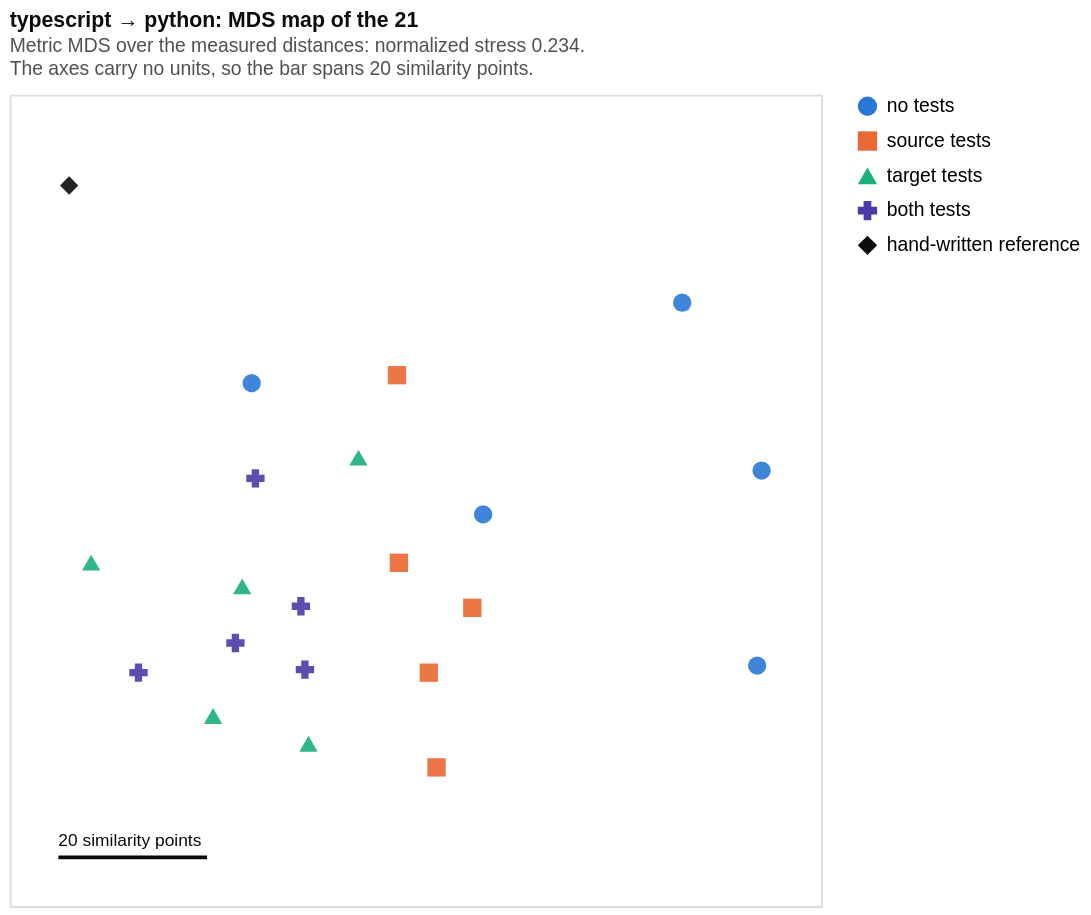

Vega-Lite specification stored for this chart:
### Vega-Lite specification from a JSON file in a GitHub repository (floating-point values rounded to 4 significant figures)
{"config": {"view": {"continuousWidth": 300, "continuousHeight": 300}}, "layer": [{"data": {"name": "data-54b2e924e301eb2ba0b6fc00ba0e77b5"}, "mark": {"type": "rule", "color": "#0b0b0b", "strokeWidth": 2}, "encoding": {"x": {"axis": {"domain": false, "grid": false, "labels": false, "ticks": false, "title": null}, "field": "x", "scale": {"domain": [-47.29, 61.84], "nice": false}, "type": "quantitative"}, "x2": {"field": "x2"}, "y": {"axis": {"domain": false, "grid": false, "labels": false, "ticks": false, "title": null}, "field": "y", "scale": {"domain": [-47.29, 61.84], "nice": false}, "type": "quantitative"}}}, {"data": {"name": "data-99daa0f63d7d96a6e9c29fa7b00572aa"}, "mark": {"type": "text", "align": "left", "baseline": "bottom", "color": "#0b0b0b", "dy": -4, "fontSize": 9}, "encoding": {"text": {"field": "text", "type": "nominal"}, "x": {"axis": {"domain": false, "grid": false, "labels": false, "ticks": false, "title": null}, "field": "x", "scale": {"domain": [-47.29, 61.84], "nice": false}, "type": "quantitative"}, "y": {"axis": {"domain": false, "grid": false, "labels": false, "ticks": false, "title": null}, "field": "y", "scale": {"domain": [-47.29, 61.84], "nice": false}, "type": "quantitative"}}}, {"data": {"name": "data-31ec1bbd4f9eadb3e652640e36d57a28"}, "mark": {"type": "point", "filled": true, "opacity": 0.9, "size": 90}, "encoding": {"color": {"field": "condition", "legend": {"symbolOpacity": 1, "title": null}, "scale": {"domain": ["no tests", "source tests", "target tests", "both tests", "hand-written reference"], "range": ["#2a78d6", "#eb6834", "#1baf7a", "#4a3aa7", "#0b0b0b"]}, "sort": ["no tests", "source tests", "target tests", "both tests", "hand-written reference"], "type": "nominal"}, "shape": {"field": "condition", "legend": {"symbolOpacity": 1, "title": null}, "scale": {"domain": ["no tests", "source tests", "target tests", "both tests", "hand-written reference"], "range": ["circle", "square", "triangle-up", "cross", "diamond"]}, "sort": ["no tests", "source tests", "target tests", "both tests", "hand-written reference"], "type": "nominal"}, "tooltip": [{"field": "port", "title": "port", "type": "nominal"}, {"field": "condition", "title": "condition", "type": "nominal"}, {"field": "reference_pct", "format": ".2f", "title": "vs reference %", "type": "quantitative"}], "x": {"axis": {"domain": false, "grid": false, "labels": false, "ticks": false, "title": null}, "field": "x", "scale": {"domain": [-47.29, 61.84], "nice": false}, "type": "quantitative"}, "y": {"axis": {"domain": false, "grid": false, "labels": false, "ticks": false, "title": null}, "field": "y", "scale": {"domain": [-47.29, 61.84], "nice": false}, "type": "quantitative"}}}], "height": 420, "title": {"text": "typescript → python: MDS map of the 21", "anchor": "start", "color": "#0b0b0b", "fontSize": 11, "offset": 8, "subtitle": ["Metric MDS over the measured distances: normalized stress 0.234.", "The axes carry no units, so the bar spans 20 similarity points."], "subtitleColor": "#52514e", "subtitleFontSize": 10}, "width": 420, "$schema": "https://vega.github.io/schema/vega-lite/v6.4.1.json", "datasets": {"data-54b2e924e301eb2ba0b6fc00ba0e77b5": [{"x": -40.74, "x2": -20.74, "y": -40.74}], "data-99daa0f63d7d96a6e9c29fa7b00572aa": [{"x": -40.74, "x2": -20.74, "y": -40.74, "text": "20 similarity points"}], "data-31ec1bbd4f9eadb3e652640e36d57a28": [{"run_id": "20260908T234247Z_2da5a2c0", "x": 16.39, "y": 5.392, "condition": "no tests", "reference_pct": 33.72, "port": "2da5a2c0"}, {"run_id": "20260909T015142Z_f8ca89ff", "x": 53.84, "y": 11.29, "condition": "no tests", "reference_pct": 7.509, "port": "f8ca89ff"}, {"run_id": "20260909T035041Z_2d7fbef6", "x": -14.74, "y": 23.05, "condition": "no tests", "reference_pct": 32.69, "port": "2d7fbef6"}, {"run_id": "20260909T140517Z_670261ce", "x": 53.24, "y": -14.94, "condition": "no tests", "reference_pct": 0.0, "port": "670261ce"}, {"run_id": "20260909T173101Z_8e3da990", "x": 43.16, "y": 33.87, "condition": "no tests", "reference_pct": 9.066, "port": "8e3da990"}, {"run_id": "20260909T013603Z_054a84ca", "x": 5.059, "y": -1.121, "condition": "source tests", "reference_pct": 34.3, "port": "054a84ca"}, {"run_id": "20260909T040730Z_0947f229", "x": 14.93, "y": -7.171, "condition": "source tests", "reference_pct": 33.8, "port": "0947f229"}, {"run_id": "20260909T134433Z_3f62598c", "x": 4.802, "y": 24.11, "condition": "source tests", "reference_pct": 32.35, "port": "3f62598c"}, {"run_id": "20260909T154949Z_461ef9c5", "x": 9.085, "y": -15.9, "condition": "source tests", "reference_pct": 32.58, "port": "461ef9c5"}, {"run_id": "20260909T190508Z_7c1544c0", "x": 10.12, "y": -28.63, "condition": "source tests", "reference_pct": 33.54, "port": "7c1544c0"}, {"run_id": "20260909T012246Z_fbe56704", "x": -0.3787, "y": 13.03, "condition": "target tests", "reference_pct": 35.42, "port": "fbe56704"}, {"run_id": "20260909T032340Z_f01d5496", "x": -16.02, "y": -4.296, "condition": "target tests", "reference_pct": 33.62, "port": "f01d5496"}, {"run_id": "20260909T133702Z_8305aa82", "x": -19.94, "y": -21.73, "condition": "target tests", "reference_pct": 33.68, "port": "8305aa82"}, {"run_id": "20260909T154334Z_609edff1", "x": -7.096, "y": -25.45, "condition": "target tests", "reference_pct": 33.43, "port": "609edff1"}, {"run_id": "20260909T185402Z_14873f98", "x": -36.33, "y": -1.093, "condition": "target tests", "reference_pct": 30.62, "port": "14873f98"}, {"run_id": "20260909T011452Z_9f286468", "x": -8.122, "y": -6.96, "condition": "both tests", "reference_pct": 34.25, "port": "9f286468"}, {"run_id": "20260909T031655Z_89df6247", "x": -29.96, "y": -15.9, "condition": "both tests", "reference_pct": 33.37, "port": "89df6247"}, {"run_id": "20260909T132655Z_2a16d72b", "x": -16.93, "y": -11.91, "condition": "both tests", "reference_pct": 33.22, "port": "2a16d72b"}, {"run_id": "20260909T153339Z_9de9fd66", "x": -7.58, "y": -15.49, "condition": "both tests", "reference_pct": 33.2, "port": "9de9fd66"}, {"run_id": "20260909T184722Z_089a4294", "x": -14.24, "y": 10.23, "condition": "both tests", "reference_pct": 36.28, "port": "089a4294"}, {"run_id": "reference", "x": -39.29, "y": 49.63, "condition": "hand-written reference", "reference_pct": 100.0, "port": "hand-written reference"}]}}
